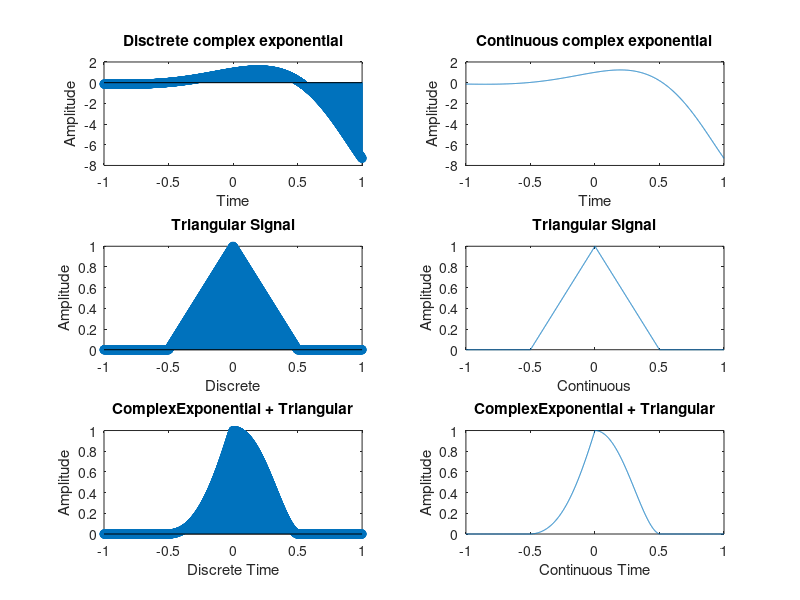

Here is the MATLAB script that generated this plot:
% Disctrete complex exponential
n=-1:.001:1;
a=2;
cexp=exp((a+3j)*n);
subplot(3,2,1);
stem(n,cexp);
xlabel('Time');
ylabel('Amplitude');
title('Disctrete complex exponential');

% Continuous complex exponential
t=-1:.001:1;
a=2;
cexp=exp((a+3j)*t);
subplot(3,2,2);
plot(t,cexp);
xlabel('Time');
ylabel('Amplitude');
title('Continuous complex exponential');

% discrte triangular function
%f2=100;
%t2=-1:1/f:1;
n=-1:.001:1;
tri=tripuls(n);
subplot(3,2,3);
stem(n,tri);
xlabel('Discrete');
ylabel('Amplitude');
title('Triangular Signal');

% continuous triangular function
%f=100;
%t=-1:1/f:1;
t=-1:.001:1;
tri=tripuls(t);
subplot(3,2,4);
plot(t,tri);
xlabel('Continuous');
ylabel('Amplitude');
title('Triangular Signal');

% addition of complexExponential and trinangular function(discrete time)
for i=1:length(cexp)
    add(i)=cexp(i)*tri(i);
end
subplot(3,2,5);
stem(n,add);
xlabel('Discrete Time');
ylabel('Amplitude');
title('ComplexExponential + Triangular');

% addition of complexExponential and trinangular function(continuous time)
for i=1:length(cexp)
    add(i)=cexp(i)*tri(i);
end
subplot(3,2,6);
plot(t,add);
xlabel('Continuous Time');
ylabel('Amplitude');
title('ComplexExponential + Triangular');
